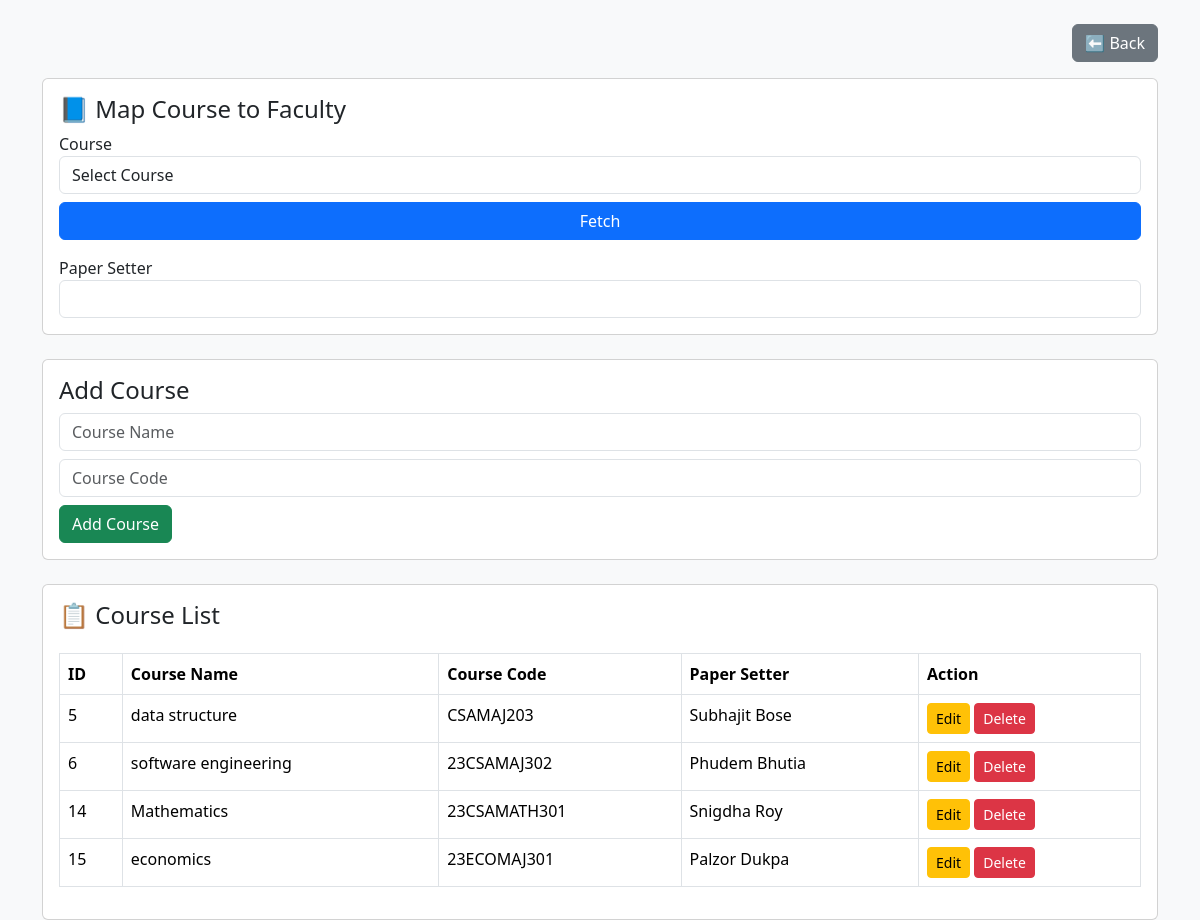
Screenshot of /courses with the database file from the repository.
### tables this page shows
CREATE TABLE courses (
            id INTEGER PRIMARY KEY AUTOINCREMENT,
            course_name TEXT,
            course_code TEXT
        , paper_setter_id INTEGER, department_id INTEGER);

CREATE TABLE faculty (
            id INTEGER PRIMARY KEY AUTOINCREMENT,
            name TEXT,
            department TEXT
        , department_id INTEGER);

### app.py (the view, shortened to what this page needs)
@app.route("/courses", methods=["GET", "POST"])
def courses():
    conn = get_db_connection()
    cursor = conn.cursor()
    cursor.execute("""
       SELECT c.*, f.name AS paper_setter_name
       FROM courses c
       LEFT JOIN faculty f ON c.paper_setter_id = f.id
""")
    courses_list = cursor.fetchall()
    cursor.execute("SELECT * FROM courses")
    all_courses = cursor.fetchall()
    cursor.execute("SELECT * FROM faculty")
    faculty_list = cursor.fetchall()
    conn.close()
    return render_template("courses.html",
                           courses=courses_list,
                           all_courses=all_courses,
                           faculty=faculty_list)

### app.py (called while the page is built)
def get_db_connection():
    conn = sqlite3.connect(r"C:\Users\admin\Desktop\dataset of pythons\exam_system\exam.db")
    conn.row_factory = sqlite3.Row
    return conn

### templates/courses.html (shortened to what this page needs)
<!DOCTYPE html>
<html>
<head>
    <link href="https://cdn.jsdelivr.net/npm/bootstrap@5.3.2/dist/css/bootstrap.min.css" rel="stylesheet">
</head>
<body class="bg-light">
<div class="container mt-4">
    <div class="d-flex justify-content-end mb-3">
        <a href="/dashboard" class="btn btn-secondary">⬅ Back</a>
    </div>
    <div class="card p-3 mb-4">
        <h4>📘 Map Course to Faculty</h4>
        <label>Course</label>
        <select id="course_id" class="form-control">
            <option value="">Select Course</option>
        </select>
        <button onclick="fetchFaculty()" class="btn btn-primary mt-2">
            Fetch
        </button>
        <label class="mt-3">Paper Setter</label>
        <input type="text" id="paper_setter" class="form-control" readonly>
    </div>
    <div class="card p-3 mb-4">
        <h4>Add Course</h4>
        <form method="POST" action="/add_course">
            <input type="text" name="course_name" placeholder="Course Name" class="form-control mb-2" required>
            <input type="text" name="course_code" placeholder="Course Code" class="form-control mb-2" required>
            <button type="submit" class="btn btn-success">
                Add Course
            </button>
        </form>
    </div>
    <div class="card p-3">
        <h4>📋 Course List</h4>
        <table class="table table-bordered mt-3">
            <tr>
                <th>ID</th>
                <th>Course Name</th>
                <th>Course Code</th>
                <th>Paper Setter</th>
                <th>Action</th>
            </tr>
            {% for row in courses %}
            <tr>
                <td>{{ row.id }}</td>
                <td>{{ row.course_name }}</td>
                <td>{{ row.course_code }}</td>
                <td>
                    {{ row.paper_setter_name if row.paper_setter_name else 'Not Assigned' }}
                </td>
                <td>
                    <a href="/edit_course/{{ row.id }}" class="btn btn-warning btn-sm">
                        Edit
                    </a>
                    <a href="/delete_course/{{ row.id }}"
                       class="btn btn-danger btn-sm"
                       onclick="return confirm('Are you sure you want to delete?');">
                        Delete
                    </a>
                </td>
            </tr>
            {% endfor %}
        </table>
    </div>
</div>
</body>
</html>

### rows the page displays
courses: id "5", course_name "data structure", course_code "CSAMAJ203", name "Subhajit Bose"
courses: id "6", course_name "software engineering", course_code "23CSAMAJ302", name "Phudem Bhutia"
courses: id "14", course_name "Mathematics", course_code "23CSAMATH301", name "Snigdha Roy"
courses: id "15", course_name "economics", course_code "23ECOMAJ301", name "Palzor Dukpa"
